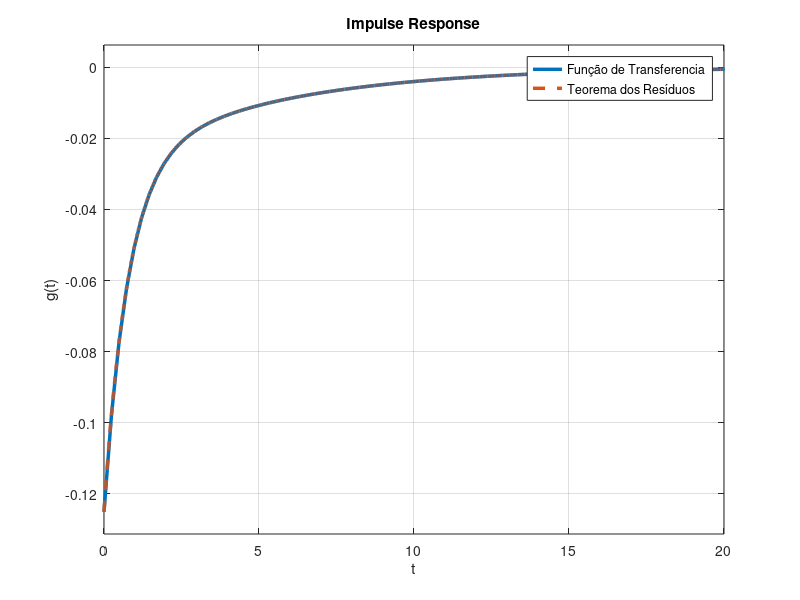

The MATLAB source for this figure:
s = tf('s');

G = -0.125*(s+0.437)/((s+1.29)*(s+0.193));

LineWidth = 2.5;

figure
t = linspace(0,20,10000);
impulse(G)
set(findall(gcf,'type','line'),'linewidth',LineWidth);

grid on;
hold on

Resiudo = -0.0971969*exp(-1.29*t)-0.027803099*exp(-0.193*t);

plot(t, Resiudo,"--",'LineWidth',2.5);

xlim([0 20])

xlabel('t')
ylabel('g(t)')

legend('Função de Transferencia','Teorema dos Resíduos')